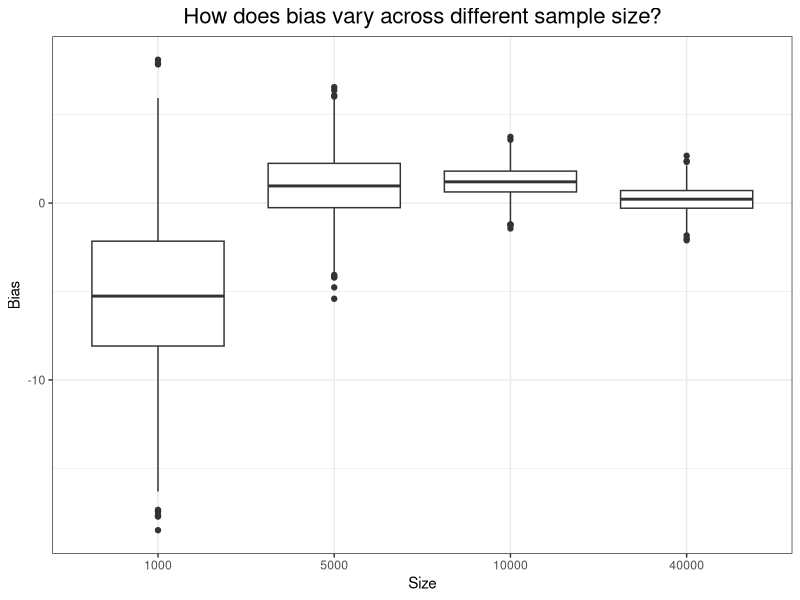
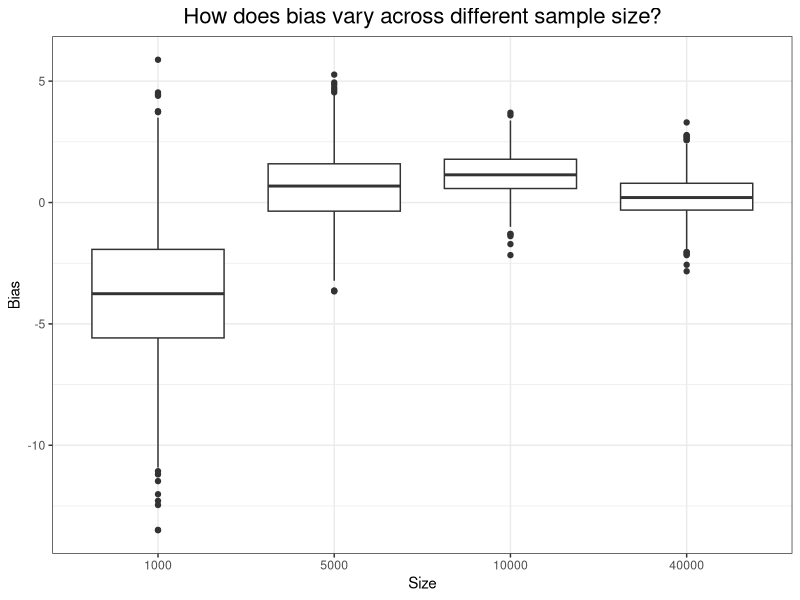
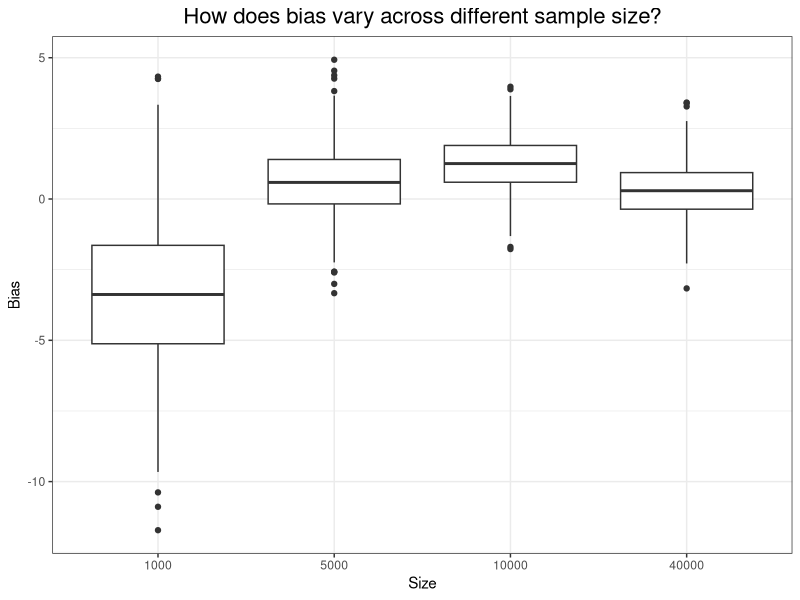

The R source for these figures, in order:
## ---- chunk 1
knitr::opts_chunk$set(echo = TRUE)
library(ggplot2)
library(readr)
library(tidyr)
iv1000=read_csv("iv1000.csv")
iv5000=read_csv("iv5000.csv")
iv10000=read_csv("iv10000.csv")
iv40000=read_csv("iv40000.csv")
iv5000=iv5000[,2:10]
iv10000=iv10000[,2:10]
iv40000=iv40000[,2:10]
## ---- chunk 2
dfstrong=data.frame(cbind(iv1000$`ex=0.2,uc=-0.09`,iv5000$`ex=0.2,uc=-0.09`,iv10000$`ex=0.2,uc=-0.09`,iv40000$`ex=0.2,uc=-0.09`))
dfmedium=data.frame(cbind(iv1000$`ex=0.3,uc=-0.08`,iv5000$`ex=0.3,uc=-0.08`,iv10000$`ex=0.3,uc=-0.08`,iv40000$`ex=0.3,uc=-0.08`))
dfweak=data.frame(cbind(iv1000$`ex=0.4,uc=-0.07`,iv5000$`ex=0.4,uc=-0.07`,iv10000$`ex=0.4,uc=-0.07`,iv40000$`ex=0.4,uc=-0.07`))

colnames(dfstrong)=c(1000,5000,10000,40000)
colnames(dfmedium)=c(1000,5000,10000,40000)
colnames(dfweak)=c(1000,5000,10000,40000)

strong=gather(dfstrong, "size", "bias", 1:4)
medium=gather(dfmedium, "size", "bias", 1:4)
weak=gather(dfweak, "size", "bias", 1:4)

ggplot(strong, aes(x=size, y=bias)) +
  geom_boxplot() +
  theme_bw()  +
  theme(legend.text=element_text(size=12),legend.position="right",plot.title = element_text(hjust = 0.5,size=16))+
  scale_x_discrete(limits = c("1000","5000","10000","40000"))+
  labs(title="How does bias vary across different sample size?",x="Size", y="Bias")

ggplot(medium, aes(x=size, y=bias)) +
  geom_boxplot() +
  theme_bw()  +
  theme(legend.text=element_text(size=12),legend.position="right",plot.title = element_text(hjust = 0.5,size=16))+
  scale_x_discrete(limits = c("1000","5000","10000","40000"))+
  labs(title="How does bias vary across different sample size?",x="Size", y="Bias")

ggplot(weak, aes(x=size, y=bias)) +
  geom_boxplot() +
  theme_bw()  +
  theme(legend.text=element_text(size=12),legend.position="right",plot.title = element_text(hjust = 0.5,size=16))+
  scale_x_discrete(limits = c("1000","5000","10000","40000"))+
  labs(title="How does bias vary across different sample size?",x="Size", y="Bias")
  
